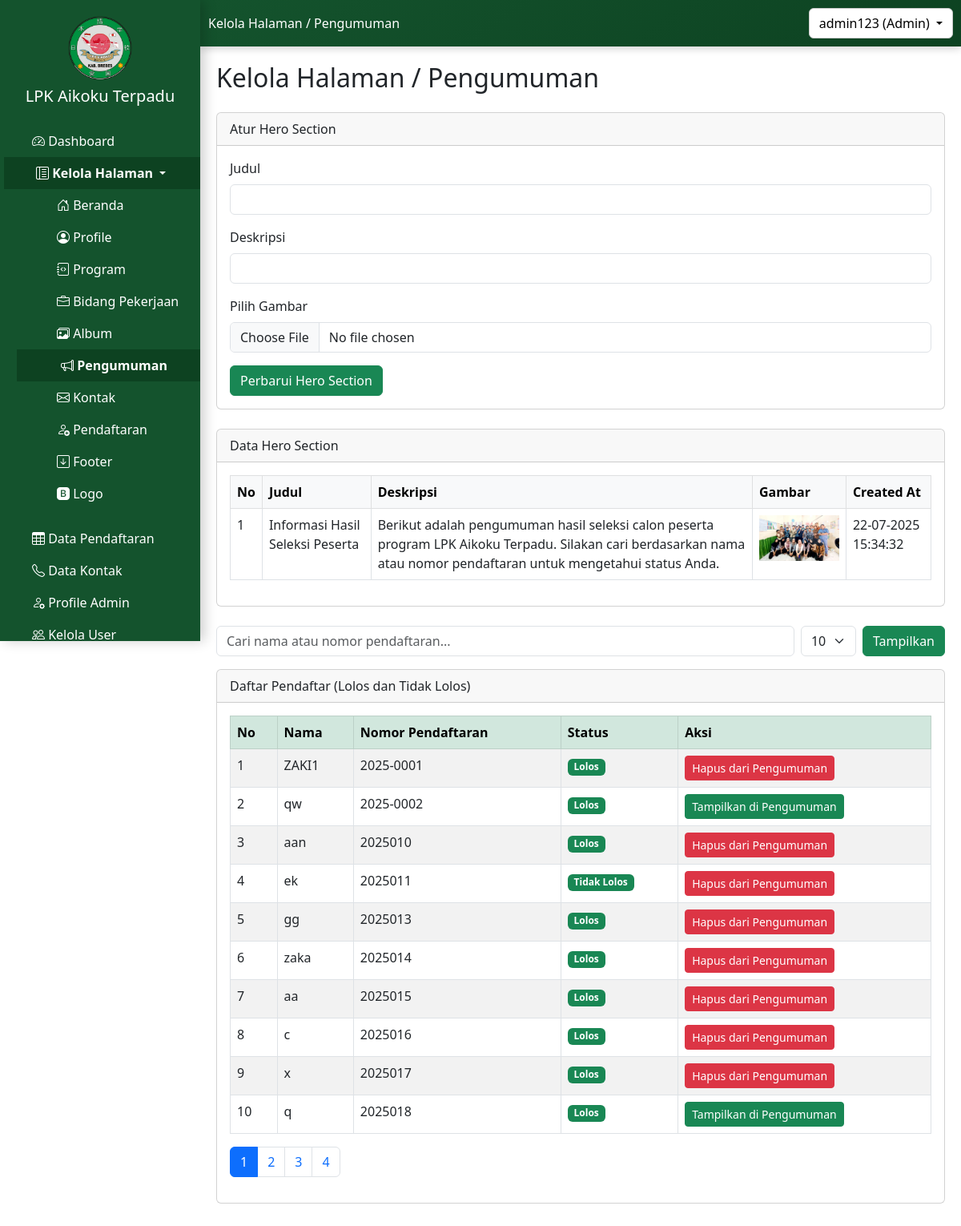
The page /admin/kelola_halaman/pengumuman/pengumuman_admin.php (signed in) on the database its author committed.
### tables this page shows
CREATE TABLE `tb_hero_pengumuman` (
  `id` int(11) NOT NULL,
  `hero_title` varchar(255) DEFAULT NULL,
  `hero_description` varchar(255) DEFAULT NULL,
  `hero_image` text DEFAULT NULL,
  `created_at` timestamp NOT NULL DEFAULT current_timestamp()
);

CREATE TABLE `tb_pengumuman_tayang` (
  `id` int(11) NOT NULL,
  `id_pendaftaran` int(11) DEFAULT NULL
);

CREATE TABLE `tb_pendaftaran` (
  `id_pendaftaran` int(11) NOT NULL,
  `nama_lengkap` varchar(100) DEFAULT NULL,
  `foto_diri` varchar(255) DEFAULT NULL,
  `nomor_pendaftaran` varchar(50) DEFAULT NULL,
  `tempat_lahir` varchar(100) DEFAULT NULL,
  `tanggal_lahir` date DEFAULT NULL,
  `usia` int(11) DEFAULT NULL,
  `jenis_kelamin` varchar(20) DEFAULT NULL,
  `agama` varchar(50) DEFAULT NULL,
  `alamat_ktp` text DEFAULT NULL,
  `email` varchar(100) DEFAULT NULL,
  `telepon` varchar(20) DEFAULT NULL,
  `alamat` text DEFAULT NULL,
  `alamat_keluarga` text DEFAULT NULL,
  `telepon_keluarga` varchar(20) DEFAULT NULL,
  `program` varchar(100) DEFAULT NULL,
  `bidang` varchar(100) DEFAULT NULL,
  `pendidikan_terakhir` varchar(50) DEFAULT NULL,
  `pengalaman_kerja` text DEFAULT NULL,
  `status_pernikahan` varchar(50) DEFAULT NULL,
  `motivasi` text DEFAULT NULL,
  `tinggi_badan` int(11) DEFAULT NULL,
  `berat_badan` int(11) DEFAULT NULL,
  `pengalaman_jepang` varchar(50) DEFAULT NULL,
  `penyakit_kronis` text DEFAULT NULL,
  `golongan_darah` varchar(5) DEFAULT NULL,
  `status` varchar(20) DEFAULT 'Pending',
  `tanggal_daftar` datetime DEFAULT current_timestamp(),
  `id_pengguna` int(11) DEFAULT NULL,
  `pengumuman` text DEFAULT NULL
);

### admin/kelola_halaman/pengumuman/pengumuman_admin.php (the view, shortened to what this page needs)
<?php
include '../../../includes/config.php';
$pageTitle = 'Kelola Halaman / Pengumuman';
?>
<!DOCTYPE html>
<html lang="id">
<head>
</head>
<body>
    <?php include '../../../sidebar1.php'; ?>
    <div class="content">
        <h2 class="mb-4"><?php echo $pageTitle; ?></h2>
        <div class="card mb-4">
            <div class="card-header">Atur Hero Section</div>
            <div class="card-body">
                <form method="POST" action="hero/proses_hero.php" enctype="multipart/form-data">
                    <div class="mb-3">
                        <label for="hero_title" class="form-label">Judul</label>
                        <input type="text" class="form-control" id="hero_title" name="hero_title" required>
                    </div>
                    <div class="mb-3">
                        <label for="hero_description" class="form-label">Deskripsi</label>
                        <input type="text" class="form-control" id="hero_description" name="hero_description" required>
                    </div>
                    <div class="mb-3">
                        <label for="hero_image" class="form-label">Pilih Gambar</label>
                        <input type="file" class="form-control" id="hero_image" name="hero_image" accept="image/*"
                            required>
                    </div>
                    <button type="submit" class="btn btn-success">Perbarui Hero Section</button>
                </form>
            </div>
        </div>
        <div class="card mb-4">
            <div class="card-header">Data Hero Section</div>
            <div class="card-body">
                <div class="table-responsive">
                <table class="table table-bordered">
                    <thead class="table-light">
                        <tr>
                            <th>No</th>
                            <th>Judul</th>
                            <th>Deskripsi</th>
                            <th>Gambar</th>
                            <th>Created At</th>
                        </tr>
                    </thead>
                    <tbody>
                        <?php
                        $query = "SELECT * FROM tb_hero_pengumuman ORDER BY id DESC";
                        $result = mysqli_query($mysqli, $query);
                        $no = 1;
                        while ($data = mysqli_fetch_assoc($result)) {
                            ?>
                            <tr>
                                <td><?php echo $no++; ?></td>
                                <td><?php echo $data['hero_title']; ?></td>
                                <td><?php echo $data['hero_description']; ?></td>
                                <td><img src="../../../uploads/<?php echo $data['hero_image']; ?>" alt="Gambar Hero"
                                        width="100"></td>
                                <td><?php echo date('d-m-Y H:i:s', strtotime($data['created_at'])); ?></td>
                            </tr>
                        <?php } ?>
                    </tbody>
                </table>
                </div>
            </div>
        </div>
        <?php
        $limit = isset($_GET['limit']) ? (int) $_GET['limit'] : 10;
        $page = isset($_GET['page']) ? (int) $_GET['page'] : 1;
        $offset = ($page - 1) * $limit;
        $where = "p.status IN ('Lolos', 'Tidak Lolos')";
        $count_sql = "SELECT COUNT(*) as total FROM tb_pendaftaran p WHERE $where";
        $count_result = mysqli_query($mysqli, $count_sql);
        $total_data = mysqli_fetch_assoc($count_result)['total'];
        $total_pages = ceil($total_data / $limit);
        ?>
        <form method="GET" class="d-flex mb-3">
            <input type="text" name="search" class="form-control me-2" placeholder="Cari nama atau nomor pendaftaran..."
                value="<?= isset($_GET['search']) ? $_GET['search'] : '' ?>">
            <select name="limit" class="form-select w-auto me-2" onchange="this.form.submit()">
                <?php
                $limits = [5, 10, 15, 20];
                foreach ($limits as $val) {
                    $selected = ($limit == $val) ? 'selected' : '';
                    echo "<option value='$val' $selected>$val</option>";
                }
                ?>
            </select>
            <button type="submit" class="btn btn-success">Tampilkan</button>
        </form>
        <div class="card mb-4">
            <div class="card-header">Daftar Pendaftar (Lolos dan Tidak Lolos)</div>
            <div class="card-body">
                <div class="table-responsive">
                <table class="table table-bordered table-striped">
                    <thead class="table-success">
                        <tr>
                            <th>No</th>
                            <th>Nama</th>
                            <th>Nomor Pendaftaran</th>
                            <th>Status</th>
                            <th>Aksi</th>
                        </tr>
                    </thead>
                    <tbody>
                        <?php
                        $sql = "SELECT p.id_pendaftaran, p.nama_lengkap, p.nomor_pendaftaran, p.status,
                        t.id AS id_tayang
                        FROM tb_pendaftaran p
                        LEFT JOIN tb_pengumuman_tayang t ON t.id_pendaftaran = p.id_pendaftaran
                        WHERE $where
                        ORDER BY p.id_pendaftaran ASC
                        LIMIT $limit OFFSET $offset";
                        $result = mysqli_query($mysqli, $sql);
                        $no = 1;
                        while ($row = mysqli_fetch_assoc($result)):
                            ?>
                            <tr>
                                <td><?= $no++ ?></td>
                                <td><?= htmlspecialchars($row['nama_lengkap']) ?></td>
                                <td><?= htmlspecialchars($row['nomor_pendaftaran']) ?></td>
                                <td><span class="badge bg-success"><?= $row['status'] ?></span></td>
                                <td>
                                    <?php if ($row['id_tayang']): ?>
                                        <a href="tayang/hapus_tayang.php?id=<?= $row['id_pendaftaran'] ?>"
                                            class="btn btn-danger btn-sm"
                                            onclick="return confirm('Yakin ingin menghapus dari pengumuman?')">Hapus dari
                                            Pengumuman</a>
                                    <?php else: ?>
                                        <a href="tayang/tambah_tayang.php?id=<?= $row['id_pendaftaran'] ?>"
                                            class="btn btn-success btn-sm"
                                            onclick="return confirm('Tampilkan di halaman pengumuman?')">Tampilkan di
                                            Pengumuman</a>
                                    <?php endif; ?>
                                </td>
                            </tr>
                        <?php endwhile; ?>
                    </tbody>
                </table>
                </div>
                <nav>
                    <ul class="pagination">
                        <?php for ($i = 1; $i <= $total_pages; $i++): ?>
                            <li class="page-item <?= ($i == $page) ? 'active' : '' ?>">
                                <a class="page-link" href="?page=<?= $i ?>&limit=<?= $limit ?>"><?= $i ?></a>
                            </li>
                        <?php endfor; ?>
                    </ul>
                </nav>
            </div>
        </div>
    </div>
</body>
</html>

### admin/kelola_halaman/pengumuman/pengumuman_admin.php (style rules this page uses)
.table-responsive { overflow-x: auto; -webkit-overflow-scrolling: touch; width: 100%; }

### sidebar1.php (style rules this page uses)
.content { margin-left: 250px; padding: 20px; overflow-x: auto; max-width: calc(100vw - 250px); }

### rows shown on the page
tb_hero_pengumuman: hero_title "Informasi Hasil Seleksi Peserta", hero_description "Berikut adalah pengumuman hasil seleksi calon peserta program LPK Aikoku Terpadu. Silakan cari berdasarkan nama atau nomor pendaftaran untuk mengetahui status Anda.", hero_image (placeholder picture), created_at "22-07-2025 15:34:32"
tb_pengumuman_tayang: id_pendaftaran.nama_lengkap "ZAKI1", id_pendaftaran.nomor_pendaftaran "2025-0001", id_pendaftaran.status "Lolos"
tb_pendaftaran: nama_lengkap "qw", nomor_pendaftaran "2025-0002", status "Lolos"
tb_pengumuman_tayang: id_pendaftaran.nama_lengkap "aan", id_pendaftaran.nomor_pendaftaran "2025010", id_pendaftaran.status "Lolos"
tb_pengumuman_tayang: id_pendaftaran.nama_lengkap "ek", id_pendaftaran.nomor_pendaftaran "2025011", id_pendaftaran.status "Tidak Lolos"
tb_pengumuman_tayang: id_pendaftaran.nama_lengkap "gg", id_pendaftaran.nomor_pendaftaran "2025013", id_pendaftaran.status "Lolos"
tb_pengumuman_tayang: id_pendaftaran.nama_lengkap "zaka", id_pendaftaran.nomor_pendaftaran "2025014", id_pendaftaran.status "Lolos"
tb_pengumuman_tayang: id_pendaftaran.nama_lengkap "aa", id_pendaftaran.nomor_pendaftaran "2025015", id_pendaftaran.status "Lolos"
tb_pengumuman_tayang: id_pendaftaran.nama_lengkap "c", id_pendaftaran.nomor_pendaftaran "2025016", id_pendaftaran.status "Lolos"
tb_pengumuman_tayang: id_pendaftaran.nama_lengkap "x", id_pendaftaran.nomor_pendaftaran "2025017", id_pendaftaran.status "Lolos"
tb_pendaftaran: nama_lengkap "q", nomor_pendaftaran "2025018", status "Lolos"

### other values the page prints
$pageTitle "Kelola Halaman / Pengumuman"
$_SESSION['username'] "admin123"
$_SESSION['roles'] "Admin"
form field limit "10"
